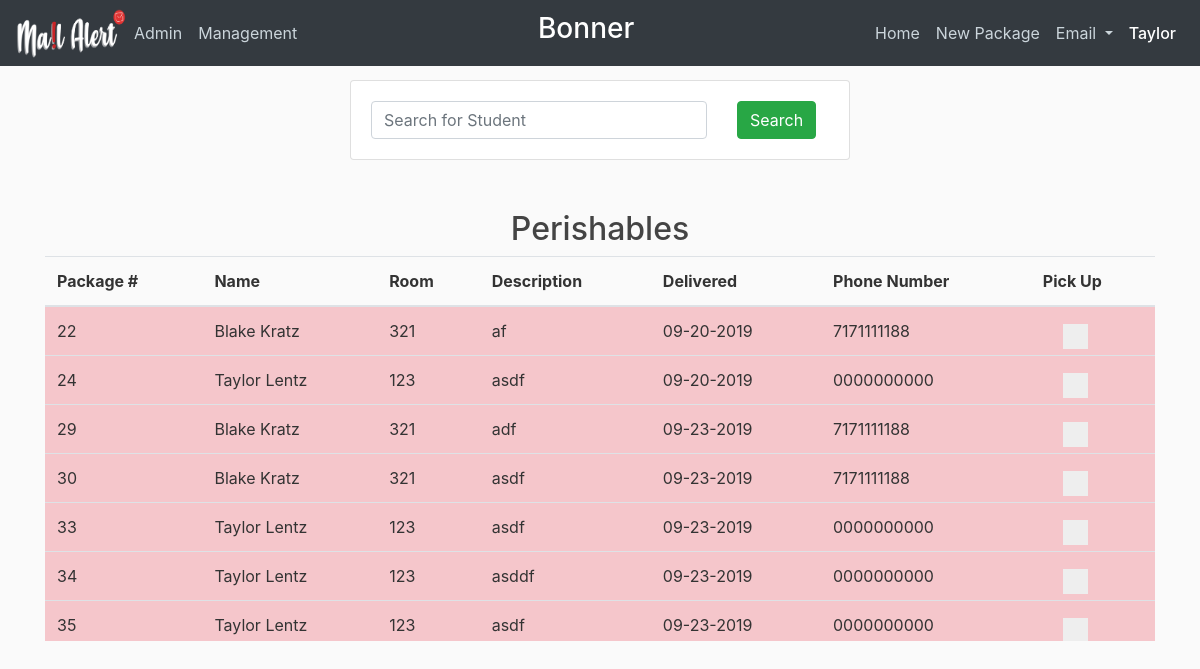
Before: /home (signed in) with the older database file.
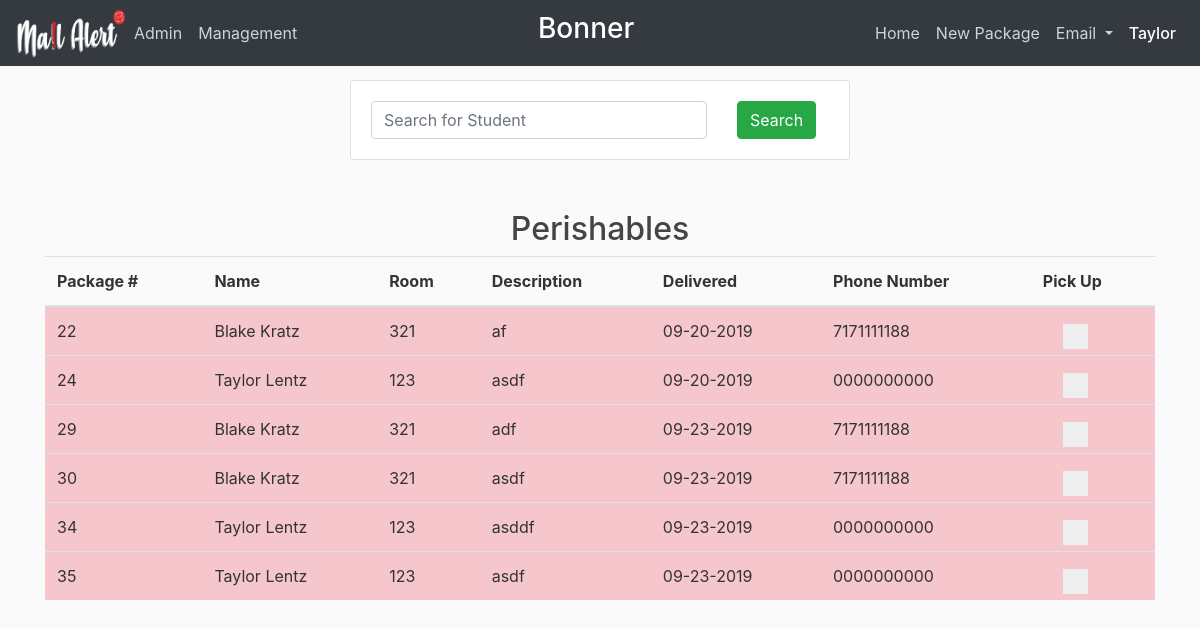
After: the same page with the newer database file.
### mailalert/models.py (models this page shows, shortened)
class Hall(db.Model):
    id = db.Column(db.Integer, primary_key=True)
    name = db.Column(db.String(100), unique=True, nullable=False)
    students = db.relationship('Student', backref='hall')
    employees = db.relationship('Employee', backref='hall')
    packages = db.relationship('Package', backref='hall')

class Employee(db.Model, UserMixin):
    id = db.Column(db.Integer, primary_key=True)
    hired_date = db.Column(db.DateTime, nullable=False, default=datetime.now)
    end_date = db.Column(db.DateTime)
    active = db.Column(db.Boolean, default=True)
    reset_password = db.Column(db.Boolean, default=True)
    email = db.Column(db.String(120), unique=True, nullable=False)
    first_name = db.Column(db.String(100), nullable=False)
    last_name = db.Column(db.String(100), nullable=False)
    password = db.Column(db.String(60), nullable=False)
    access = db.Column(db.String, nullable=False, default="DR")
    hall_id = db.Column(db.Integer, db.ForeignKey('hall.id'))
    logins = db.relationship('Login', backref='employee')
    sent_mail = db.relationship('SentMail', backref='employee')
    inputted_packages = db.relationship(
        'Package', foreign_keys='[Package.employee_input_id]', backref='inputted')
    removed_packages = db.relationship(
        'Package', foreign_keys='[Package.employee_remove_id]', backref='removed')
    def is_admin(self):
        return self.access == 'Admin'
    def allowed(self, access_level):
        return ACCESS[self.access] >= ACCESS[access_level]

class Package(db.Model):
    id = db.Column(db.Integer, primary_key=True)
    status = db.Column(db.String(100), nullable=False, default="Active")
    description = db.Column(db.String(250), nullable=False)
    delivery_date = db.Column(
        db.DateTime, nullable=False, default=datetime.now)
    picked_up_date = db.Column(db.DateTime)
    perishable = db.Column(db.Boolean, default=False, nullable=False)
    student_id = db.Column(db.Integer, db.ForeignKey('student.id'))
    hall_id = db.Column(db.Integer, db.ForeignKey('hall.id'))
    employee_input_id = db.Column(db.Integer, db.ForeignKey('employee.id'))
    employee_remove_id = db.Column(db.Integer, db.ForeignKey('employee.id'))

class Student(db.Model):
    id = db.Column(db.Integer, primary_key=True)
    email = db.Column(db.String(100), unique=True, nullable=False)
    student_id = db.Column(db.String(9), unique=True, nullable=False)
    first_name = db.Column(db.String(100), nullable=False)
    last_name = db.Column(db.String(100), nullable=False)
    room_number = db.Column(db.String(6), nullable=False)
    phone_number = db.Column(db.String(15), unique=True)
    hall_id = db.Column(db.Integer, db.ForeignKey('hall.id'))
    packages = db.relationship('Package', backref='owner')

### mailalert/packages/routes.py (the view)
@packages.route("/", methods=['GET', 'POST'])
@packages.route("/home", methods=['GET', 'POST'])
@login_required
def home():
    package_pickup_form = PackagePickUpForm()
    student_search_form = StudentSearchForm()
    perishables = Package.query.filter_by(
        perishable=True, status="Active", hall=current_user.hall).all()
    if student_search_form.validate_on_submit():
        return redirect(url_for('packages.student_packages', student_id=student_search_form.student_id.data))
    return render_template('home.html', student_search_form=student_search_form,
                           package_pickup_form=package_pickup_form, perishables=perishables)

### mailalert/packages/forms.py (shortened to what this page needs)
class PackagePickUpForm(FlaskForm):
    pick_up = BooleanField('Pick up Package')
    student_id_confirm = StringField('ID Confirm', validators=[
        DataRequired(message='Please enter a student ID')])
    confirm = SubmitField('Confirm')

### mailalert/main/forms.py (shortened to what this page needs)
class StudentSearchForm(FlaskForm):
    student_id = StringField('Student Identification', validators=[
        DataRequired(message="Please enter a student ID")])
    submit = SubmitField("Search")

### mailalert/models.py (called while the page is built)
@login_manager.user_loader
def load_user(id):
    return Employee.query.get(int(id))

### mailalert/templates/home.html (shortened to what this page needs)
{% extends "layout_with_navbar.html" %}
{%block content %}
<form action="" method="POST" onsubmit="cardReader()">
    <div class="card" style="width:500px; margin:0 auto;">
        <div class="card-body">
            <div class="row">
                <div class="col-9">
                    {% if student_search_form.student_id.errors %}
                        {{ student_search_form.student_id(class="form-control form-control-md is-invalid") }}
                        <div class="invalid-feedback">
                            {% for error in student_search_form.student_id.errors %}
                                <span>{{ error }}</span>
                            {% endfor %}
                        </div>
                    {% else %}
                        {{ student_search_form.student_id(class="form-control form-control-md", placeholder='Search for Student') }}
                    {% endif %}
                </div>
                <div class="col-3">
                    {{ student_search_form.submit(class="btn btn-success") }}
                </div>
            </div>
        </div>
    </div>
</form>
{% if perishables %}
<form id=pickup_form>
    <div class="perishables">
        <h2 class=text-center>Perishables</h2>
        <div class='fixed-header'>
            <table id="packagesTable" class="table table-striped table-hover">
                <thead>
                    <tr>
                        <th>Package&nbsp;#</th>
                        <th>Name</th>
                        <th>Room</th>
                        <th>Description</th>
                        <th id="deliveryDateLabel">Delivered</th>
                        <th>Phone Number</th>
                        <th>Pick&nbsp;Up</th>
                    </tr>
                </thead>
                <tbody>
                    {% for perishable in perishables %}
                        <tr class="table-danger" data-status="{{ perishable.status }}">
                            <td>{{ perishable.id }}</td>
                            <td>{{ perishable.owner.first_name }} {{ perishable.owner.last_name }}</td>
                            <td>{{ perishable.owner.room_number }}</td>
                            <td>{{ perishable.description }}</td>
                            <td>{{ perishable.delivery_date.strftime('%m-%d-%Y') }}</td>
                            <td>{{ perishable.owner.phone_number }}</td>
                            <td>
                                <label class="checkbox-container">
                                    <span class="checkmark"></span>
                                </label>
                            </td>
                        </tr>
                    {% endfor %}
                </tbody>
            </table>
        </div>
    </div>
</form>
{% endif %}
{% endblock %}

### mailalert/templates/layout_with_navbar.html (shortened to what this page needs)
<!DOCTYPE html>
<html>
<head>
  <link rel="stylesheet" href="https://maxcdn.bootstrapcdn.com/bootstrap/4.0.0/css/bootstrap.min.css"
>
  <link rel="stylesheet" type="text/css" href="{{ url_for('static', filename='main.css') }}">
  <link rel="stylesheet" href="https://maxcdn.bootstrapcdn.com/font-awesome/4.7.0/css/font-awesome.min.css">
</head>
<body>
  <header class="site-header">
    <nav class="navbar navbar-expand-lg navbar-dark bg-dark fixed-top">
	  <a href="/"><img src= {{ url_for('static', filename = '../static/logo.png') }} alt="Mail Alert" border="0" width="110px" height="50px"></a>
      <div class="collapse navbar-collapse" id="navbarNavDropdown">
        <ul class="navbar-nav">
          {% if current_user.is_authenticated %}
            {% if current_user.is_admin() %}
              <li class="nav-item">
                <a class="nav-link" href="{{ url_for('admin.index') }}">Admin<span class="sr-only">(current)</span></a>
              </li>
            {% endif %}
            {% if current_user.allowed('Building Director') %}
              <li class="nav-item">
                <a class="nav-link" href="{{ url_for('employees.management') }}">Management<span class="sr-only">(current)</span></a>
              </li>
            {% endif %}
          {% endif %}
        </ul>
        <ul class="navbar-nav ml-auto">
          <li class="nav-item">
            <h3 class="working-hall">{{current_user.hall.name}}</h3>
          </li>
        </ul>
        <ul class="navbar-nav ml-auto">
          <li class="nav-item">
            <a class="nav-link" href="/">Home <span class="sr-only">(current)</span></a>
          </li>
          <li class="nav-item">
            <a class="nav-link" href="{{ url_for('packages.newPackage') }}">New Package<span class="sr-only">(current)</span></a>
          </li>
          <li class="nav-item dropdown">
            <a class="nav-link dropdown-toggle" href="#" id="navbarDropdownMenuLink" data-toggle="dropdown"
              aria-haspopup="true" aria-expanded="false">
              Email
            </a>
          </li>
          <li class="nav-item dropdown">
            <a class="nav-link active" href="#" id="currentUserDropDown" data-toggle="dropdown"
              aria-haspopup="true" aria-expanded="false">
              {{ current_user.first_name }}
            </a>
          </li>
        </ul>
      </div>
    </nav>
  </header>
  <main role="main" class="container">
    <div class="row">
      <div class="col-md-12">
        {% block content %}{% endblock %}
      </div>
    </div>
  </main>
</body>
</html>

### mailalert/static/main.css (style rules this page uses)
body { background: #fafafa; color: #333333; margin-top: 5rem; }
h1, h2, h3, h4, h5, h6 { color: #444444; }
.site-header .navbar-nav .nav-link { color: #cbd5db; }
.site-header .navbar-nav .nav-link.active { font-weight: 500; }
.working-hall { color: white; }
.fixed-header { max-height: 385px; overflow-y: auto; }
.fixed-header thead th { position: sticky; top: 0; background: #fafafa; z-index: 1; }
.perishables { padding-top: 50px; }
.checkbox-container { display: block; position: relative; padding-left: 35px; margin-bottom: 12px; cursor: pointer; font-size: 22px; -webkit-user-select: none; -moz-user-select: none; -ms-user-select: none; user-select: none; }
.checkmark { position: absolute; top: 5px; left: 20px; height: 25px; width: 25px; background-color: #eee; }
.checkmark:after { content: ""; position: absolute; display: none; }
.checkbox-container .checkmark:after { left: 9px; top: 5px; width: 5px; height: 10px; border: solid white; border-width: 0 3px 3px 0; -webkit-transform: rotate(45deg); -ms-transform: rotate(45deg); transform: rotate(45deg); }

Changed rows visible on the page:
no longer on this page (row edited): Package: id "33", owner.first_name "Taylor", owner.last_name "Lentz", owner.room_number "123", description "asdf", delivery_date "09-23-2019", owner.phone_number "0000000000"
